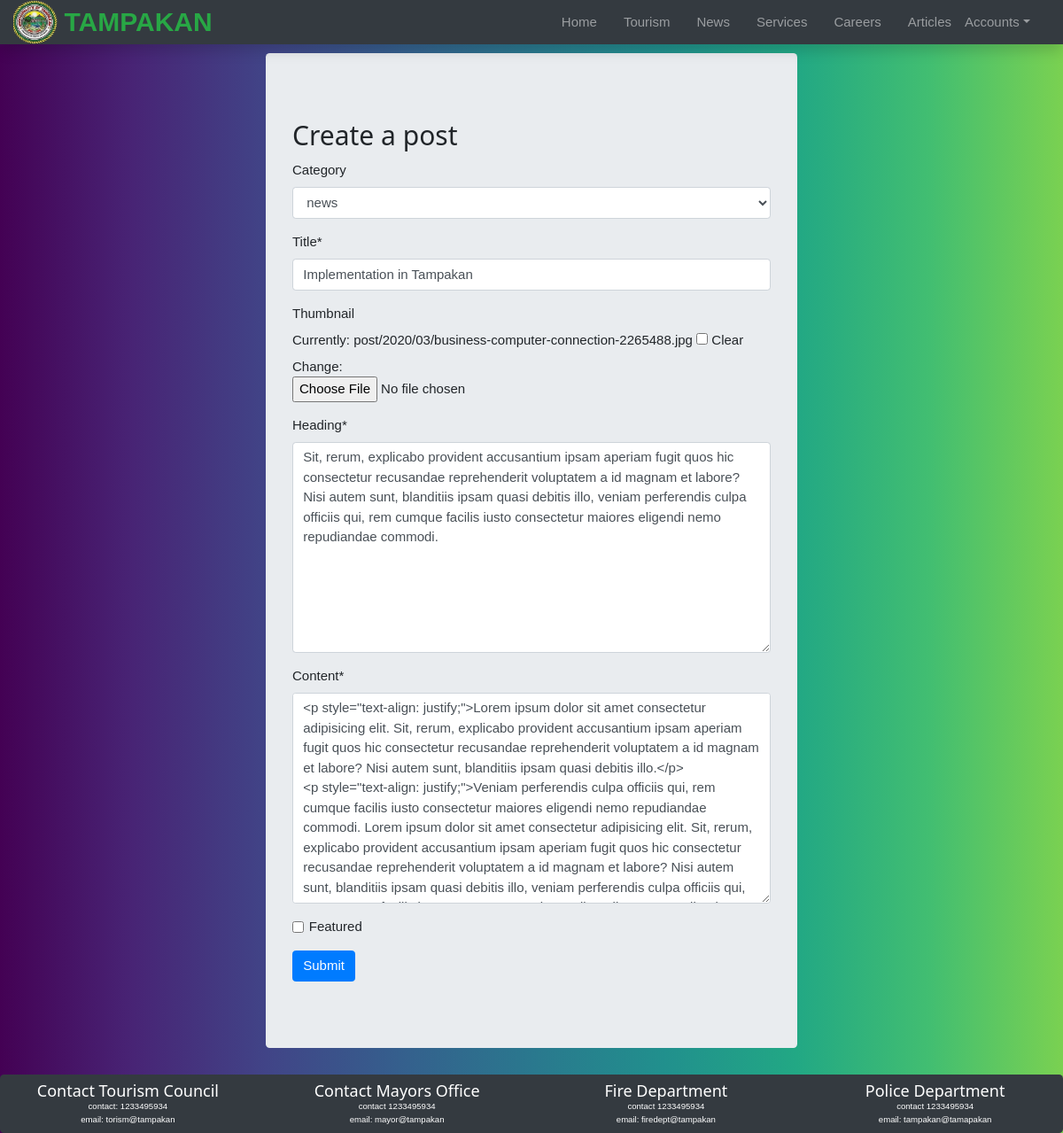
The app's page /event/update/implementation-in-tampakan/ (signed in), older data.
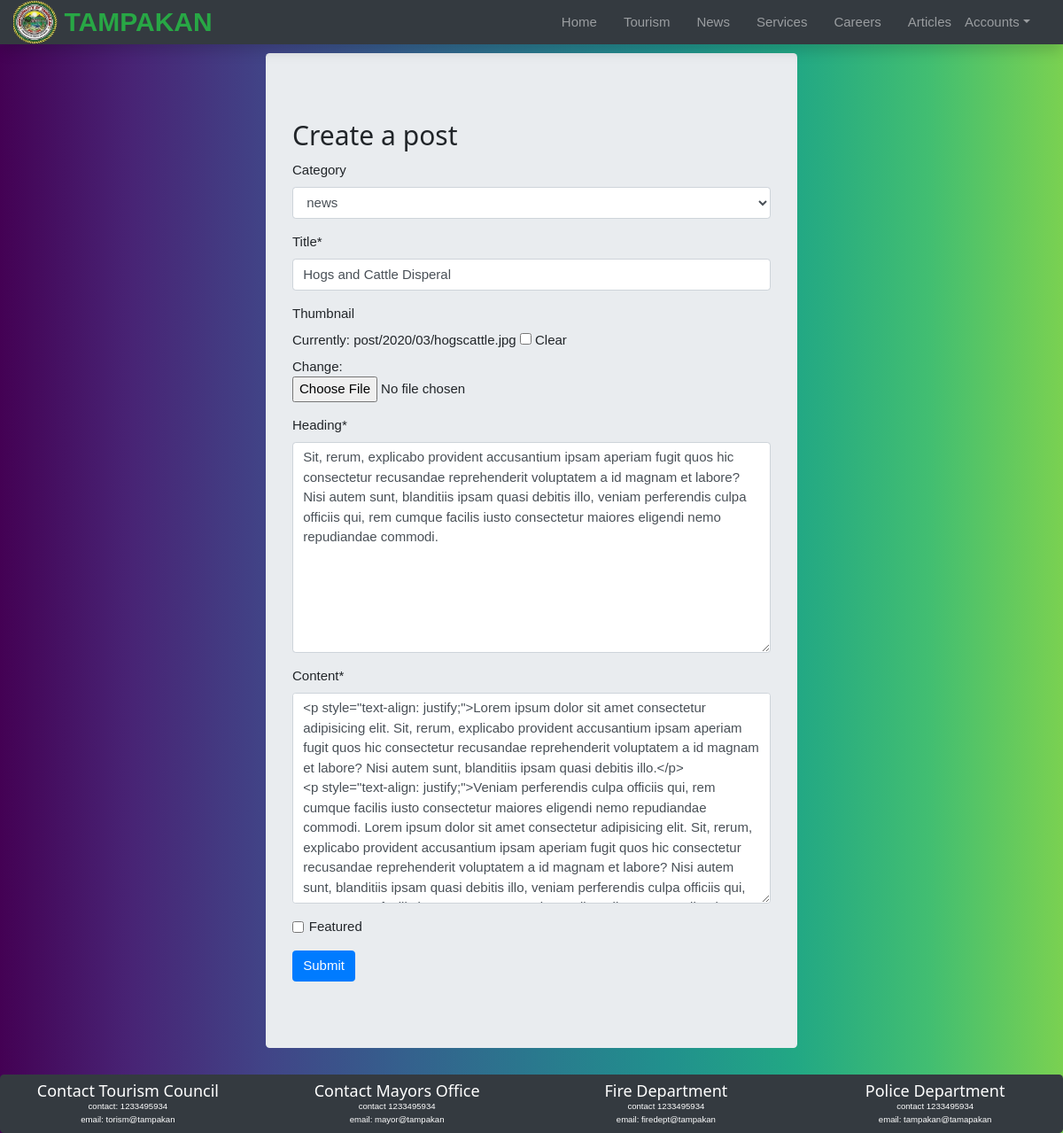
The same page, newer data.
### blog/models.py (models this page shows, shortened)
class Post(models.Model):
    author = models.ForeignKey(Profile, on_delete=models.CASCADE)
    title = models.CharField(max_length=200)
    heading = models.TextField(max_length=2000)
    content = HTMLField('Content')
    thumbnail = models.ImageField(blank=True, upload_to='post/%Y/%m/')
    slug = models.SlugField(blank=True, unique=True)
    timestamp = models.DateTimeField(auto_now_add=True)
    featured = models.BooleanField(default=False)
    category = models.CharField(
        max_length=2, choices=CATEGORY_OPTION, blank=True)

### blog/views.py (the view, shortened to what this page needs)
# urls.py: path('update/<slug>/', views.blog_update, name='blog-update'),
@login_required
def blog_update(request, slug):
    post = get_object_or_404(Post, slug=slug)
    if request.user == post.author.user:
        form = CreatePostForm(request.POST or None,
                              request.FILES or None, instance=post)
        context = {
            'title': 'Update',
            'form': form
        }
        return render(request, 'blog/create.html', context)
    else:
        messages.info(request,
                      'You are trying to update someones post, please log in correct credentials.')
        return redirect('user-login')

### blog/forms.py
class CreatePostForm(forms.ModelForm):
    class Meta:
        model = Post
        fields = ['category', 'title', 'thumbnail',
                  'heading', 'content', 'featured']

### core/models.py (called while the page is built)
    def get_absolute_url(self):
        return reverse("user-profile", kwargs={"pk": self.pk})

### templates/blog/create.html (shortened to what this page needs)
{% extends 'base/base.html' %} {% block content %} {% load crispy_forms_tags %}
<div class="jumbotron col-lg-6 offset-lg-3">
    <h2 class="mt-3">Create a post</h2>
    <form action="" method="POST" enctype="multipart/form-data">
        {% csrf_token %} {{ form|crispy }}
        <input type="submit" class="btn btn-primary" value="Submit">
    </form>
</div>
{% endblock content %}

Row changes from the older to the newer data that the page shows:
changed Post "news": title "Implementation in Tampakan" → "Hogs and Cattle Disperal"
Text that changed along with them:
text no longer shown: "Category Title * Thumbnail Currently: post/2020/03/business-computer-connection-2265488.jpg Clear Change: Heading * Content * Featured"
text now shown: "Category Title * Thumbnail Currently: post/2020/03/hogscattle.jpg Clear Change: Heading * Content * Featured"
